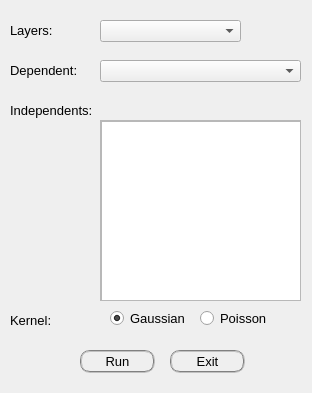
<?xml version="1.0" encoding="UTF-8"?>
<ui version="4.0">
 <class>gwrDialogBase</class>
 <widget class="QDialog" name="gwrDialogBase">
  <property name="geometry">
   <rect>
    <x>0</x>
    <y>0</y>
    <width>312</width>
    <height>393</height>
   </rect>
  </property>
  <property name="font">
   <font>
    <pointsize>10</pointsize>
   </font>
  </property>
  <property name="windowTitle">
   <string>GWR</string>
  </property>
  <property name="styleSheet">
   <string notr="true"/>
  </property>
  <widget class="QComboBox" name="comboBox_Dependent">
   <property name="geometry">
    <rect>
     <x>100</x>
     <y>60</y>
     <width>201</width>
     <height>22</height>
    </rect>
   </property>
  </widget>
  <widget class="QLabel" name="label_Dependent">
   <property name="geometry">
    <rect>
     <x>10</x>
     <y>60</y>
     <width>81</width>
     <height>20</height>
    </rect>
   </property>
   <property name="font">
    <font>
     <pointsize>10</pointsize>
    </font>
   </property>
   <property name="text">
    <string>Dependent:</string>
   </property>
  </widget>
  <widget class="QLabel" name="label_Independents">
   <property name="geometry">
    <rect>
     <x>10</x>
     <y>100</y>
     <width>81</width>
     <height>20</height>
    </rect>
   </property>
   <property name="font">
    <font>
     <pointsize>10</pointsize>
    </font>
   </property>
   <property name="text">
    <string>Independents:</string>
   </property>
  </widget>
  <widget class="QRadioButton" name="radioButton_Gaussian">
   <property name="geometry">
    <rect>
     <x>110</x>
     <y>310</y>
     <width>82</width>
     <height>17</height>
    </rect>
   </property>
   <property name="cursor">
    <cursorShape>PointingHandCursor</cursorShape>
   </property>
   <property name="toolTip">
    <string>Use gaussian kernel as weight function</string>
   </property>
   <property name="text">
    <string>Gaussian</string>
   </property>
   <property name="checked">
    <bool>true</bool>
   </property>
  </widget>
  <widget class="QRadioButton" name="radioButton_Poisson">
   <property name="geometry">
    <rect>
     <x>200</x>
     <y>310</y>
     <width>82</width>
     <height>17</height>
    </rect>
   </property>
   <property name="cursor">
    <cursorShape>PointingHandCursor</cursorShape>
   </property>
   <property name="toolTip">
    <string>Use poisson function as weight function</string>
   </property>
   <property name="text">
    <string>Poisson</string>
   </property>
  </widget>
  <widget class="QLabel" name="label_Kerne">
   <property name="geometry">
    <rect>
     <x>10</x>
     <y>310</y>
     <width>51</width>
     <height>20</height>
    </rect>
   </property>
   <property name="font">
    <font>
     <pointsize>10</pointsize>
    </font>
   </property>
   <property name="text">
    <string>Kernel:</string>
   </property>
  </widget>
  <widget class="QLabel" name="label_DataSet">
   <property name="geometry">
    <rect>
     <x>10</x>
     <y>20</y>
     <width>61</width>
     <height>21</height>
    </rect>
   </property>
   <property name="text">
    <string>Layers:</string>
   </property>
  </widget>
  <widget class="QPushButton" name="pushButton_Run">
   <property name="geometry">
    <rect>
     <x>80</x>
     <y>350</y>
     <width>75</width>
     <height>23</height>
    </rect>
   </property>
   <property name="cursor">
    <cursorShape>PointingHandCursor</cursorShape>
   </property>
   <property name="toolTip">
    <string/>
   </property>
   <property name="styleSheet">
    <string notr="true">border:2px groove gray;border-radius:10px;padding:2px 4px;</string>
   </property>
   <property name="text">
    <string>Run</string>
   </property>
  </widget>
  <widget class="QPushButton" name="pushButton_Exit">
   <property name="geometry">
    <rect>
     <x>170</x>
     <y>350</y>
     <width>75</width>
     <height>23</height>
    </rect>
   </property>
   <property name="cursor">
    <cursorShape>PointingHandCursor</cursorShape>
   </property>
   <property name="styleSheet">
    <string notr="true">border:2px groove gray;border-radius:10px;padding:2px 4px;</string>
   </property>
   <property name="text">
    <string>Exit</string>
   </property>
  </widget>
  <widget class="QComboBox" name="comboBox_VectorLayers">
   <property name="geometry">
    <rect>
     <x>100</x>
     <y>20</y>
     <width>141</width>
     <height>22</height>
    </rect>
   </property>
   <property name="styleSheet">
    <string notr="true"/>
   </property>
  </widget>
  <widget class="QScrollArea" name="scrollArea">
   <property name="geometry">
    <rect>
     <x>100</x>
     <y>120</y>
     <width>201</width>
     <height>181</height>
    </rect>
   </property>
   <property name="widgetResizable">
    <bool>true</bool>
   </property>
   <widget class="QWidget" name="scrollAreaWidgetContents">
    <property name="geometry">
     <rect>
      <x>0</x>
      <y>0</y>
      <width>199</width>
      <height>179</height>
     </rect>
    </property>
    <widget class="QListWidget" name="listWidget_Independents">
     <property name="geometry">
      <rect>
       <x>0</x>
       <y>0</y>
       <width>201</width>
       <height>181</height>
      </rect>
     </property>
     <property name="toolTip">
      <string>Hold CTRL to select more</string>
     </property>
    </widget>
   </widget>
  </widget>
  <widget class="QPushButton" name="pushButton_Refresh">
   <property name="geometry">
    <rect>
     <x>250</x>
     <y>20</y>
     <width>25</width>
     <height>25</height>
    </rect>
   </property>
   <property name="cursor">
    <cursorShape>PointingHandCursor</cursorShape>
   </property>
   <property name="toolTip">
    <string>Refresh layer list</string>
   </property>
   <property name="autoFillBackground">
    <bool>false</bool>
   </property>
   <property name="styleSheet">
    <string notr="true"/>
   </property>
   <property name="text">
    <string/>
   </property>
   <property name="icon">
    <iconset>
     <normaloff>icons/action_refresh.png</normaloff>icons/action_refresh.png</iconset>
   </property>
   <property name="flat">
    <bool>true</bool>
   </property>
  </widget>
  <widget class="QPushButton" name="pushButton_OpenFile">
   <property name="geometry">
    <rect>
     <x>280</x>
     <y>20</y>
     <width>25</width>
     <height>25</height>
    </rect>
   </property>
   <property name="cursor">
    <cursorShape>PointingHandCursor</cursorShape>
   </property>
   <property name="toolTip">
    <string>Open a shpfile</string>
   </property>
   <property name="styleSheet">
    <string notr="true"/>
   </property>
   <property name="text">
    <string/>
   </property>
   <property name="icon">
    <iconset>
     <normaloff>icons/download.svg</normaloff>icons/download.svg</iconset>
   </property>
   <property name="flat">
    <bool>true</bool>
   </property>
  </widget>
 </widget>
 <resources/>
 <connections/>
</ui>
